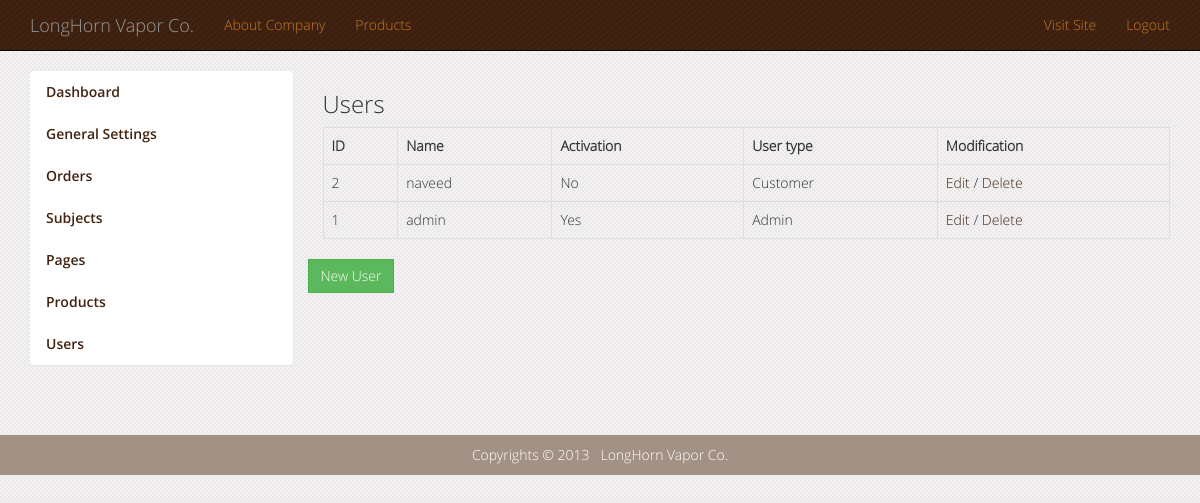
/admin/users_index.php (signed in), run on the app's committed database.
### tables this page shows
CREATE TABLE IF NOT EXISTS `site_options` (
  `id` int(11) NOT NULL AUTO_INCREMENT,
  `link` varchar(100) NOT NULL,
  `title` varchar(100) NOT NULL,
  `email` varchar(255) NOT NULL,
  `new_products` int(3) NOT NULL,
  `description` varchar(255) DEFAULT NULL,
  `welcome` text NOT NULL,
  `logo` varchar(100) NOT NULL,
  PRIMARY KEY (`id`)
);

CREATE TABLE IF NOT EXISTS `page_subjects` (
  `id` int(11) NOT NULL AUTO_INCREMENT,
  `parent_id` int(3) NOT NULL,
  `nav_id` int(11) NOT NULL,
  `position` int(3) NOT NULL,
  `name` varchar(50) NOT NULL,
  `content` text NOT NULL,
  `visible` tinyint(1) NOT NULL,
  PRIMARY KEY (`id`)
);

CREATE TABLE IF NOT EXISTS `users` (
  `id` int(25) NOT NULL AUTO_INCREMENT,
  `username` varchar(65) NOT NULL,
  `name` varchar(255) NOT NULL,
  `hashed_password` varchar(42) NOT NULL,
  `job` varchar(255) NOT NULL,
  `email` varchar(255) NOT NULL,
  `phone` varchar(20) NOT NULL,
  `mobile` varchar(20) NOT NULL,
  `fax` varchar(20) NOT NULL,
  `address` varchar(255) NOT NULL,
  `activation` tinyint(1) NOT NULL,
  `user_type` int(3) NOT NULL,
  `company_name` varchar(255) NOT NULL,
  `company_website` varchar(255) NOT NULL,
  `company_address` varchar(500) NOT NULL,
  `company_city` varchar(255) NOT NULL,
  `company_state` varchar(255) NOT NULL,
  `company_zip` int(20) NOT NULL,
  `company_country` varchar(255) NOT NULL,
  `company_years` varchar(15) NOT NULL,
  `company_started` varchar(15) NOT NULL,
  `company_tax` varchar(40) NOT NULL,
  PRIMARY KEY (`id`)
);

### includes/header_inc.php (called while the page is built, shortened)
<?php
	if(isset($_GET['subject'])){
		$sel_subject = get_subject_by_id($_GET['subject']);
	}else{
		$sel_subject = NULL;
	}
?>

### includes/session.php (called while the page is built, shortened)
<?php
	function logged_in() {
		return isset($_SESSION['user_id']);
	}
?>

### admin/includes/pagination.php (called while the page is built, shortened)
<?php
include('user_functions.php');
function pagination($per_page, $case, $cat = 0){
	$subject_index ='';
	$subj = (isset($_GET['pg'])) ? (int)$_GET['pg'] : 1;
	$start = ($subj - 1) * $per_page;
	switch ($case){
		case "users":
			$subject_set = get_users_for_admin(true);
			$query = mysql_query("SELECT * FROM users ORDER BY id DESC LIMIT $start,$per_page");
		break;
	}
	$subject_total = ceil(mysql_result($subject_set, 0) / $per_page);
	$value = array('query' => $query, 'index' => $subject_index);
	return $value;
}
?>

### admin/includes/user_functions.php (the view, shortened to what this page needs)
<?php
function get_users_for_admin($count = false){
	global $connection;
		if($count == true){
			$query = "SELECT COUNT(*) FROM users ORDER BY id ASC";
		}else {
			$query = "SELECT * FROM users ORDER BY id ASC";
		}
		$page_data = mysql_query($query, $connection);
	return $page_data;
}
function admin_user_index(){
	$pagination = pagination(15,'users');
	$subject_index = '<table class="table table-hover table-bordered">';
	$subject_index .= '<tr><th>ID</th><th>Name</th><th>Activation</th><th>User type</th><th>Modification</th></tr>';
	while($subject = mysql_fetch_array($pagination['query'])){
		$subject_index .= '<tr>';
		$subject_index .= '<td>' . $subject['id'] . '</td>';
		$subject_index .= '<td>' . $subject['username'] . '</td>';
		if($subject['activation'] == 1){
			$subject_index .= '<td>Yes</td>';
		}else{
			$subject_index .= '<td>No</td>';
		}
		if($subject['user_type'] == 1){
			$subject_index .= '<td>Admin</td>';
		}elseif($subject['user_type'] == 2){
			$subject_index .= '<td>Customer</td>';
		}else{
			$subject_index .= '<td>'. $subject['user_type'] .'</td>';
		}
		$subject_index .= '<td><a href="'. site_options('link') .'admin/edit_user.php?user='. $subject['id'] .'">Edit </a>';
		$alert = "'Are you sure you want to delete this page?'";
		$subject_index .= '/&nbsp;<a href="'. site_options('link') .'admin/delete_user.php?user='. $subject['id'] .'" onclick="return confirm('.$alert.');">Delete</a></td>';
		$subject_index .= '</tr>';
	}
	$subject_index .= '</table>';
			$subject_index .= $pagination['index'];
	return $subject_index;
}
?>

### includes/admin_header.php (shortened to what this page needs)
<?php
require_once("connection.php");
require_once("session.php");
require_once("functions.php");
require_once("header_inc.php");
?>
<!DOCTYPE html>
<html lang="en">
  <head>
    <link href="<?php echo site_options('link'); ?>/css/stylesheet.css" rel="stylesheet">
  </head>
  <body>
<nav class="navbar navbar-inverse navbar-static-top" role="navigation">
  <div class="container">
  <div class="navbar-header">
    <a class="navbar-brand" href="#"><?php echo site_options('title'); ?></a>
  </div>
  <div class="collapse navbar-collapse" id="bs-example-navbar-collapse-1">
	<ul class="nav navbar-nav">
			<?php get_navigation(2, 'top'); ?>
    </ul>
    <ul class="nav navbar-nav navbar-right">
      <li><a href="<?php echo site_options('link'); ?>/index.php">Visit Site</a></li>
	  <li><?php if(logged_in()){ ?>
	  <a href="<?php echo site_options('link'); ?>/logout.php">Logout</a>
	  <?php } else {?>
	  <a href="<?php echo site_options('link'); ?>/login.php">Login</a>
	  <?php }?>
	  </li>
    </ul>
	</div>
  </div>
</nav>
	<div class="container">

### includes/functions.php (shortened to what this page needs)
<?php
function site_options($option){
	global $connection;
	$query = "SELECT * FROM site_options";
	$options = mysql_query($query, $connection);
	while($opt = mysql_fetch_array($options)){
		if($option == 'link'
		|| $option == 'title'
		|| $option == 'description'
		|| $option == 'logo'
		|| $option == 'welcome'
		|| $option == 'new_products'
		|| $option == 'email'){
			return $opt[$option];
		}else{
			return NULL;
		}
	}
}
function get_navigation($nav_id, $nav){
	global $sel_subject;
	$subject_parent = get_main_subjects('parent');
	if($nav == 'sidebar'){
		while($subject = mysql_fetch_array($subject_parent)){
			if($subject['nav_id'] == $nav_id){
				echo '<li class="list-group-item  no-padding';
				if($subject['id'] == $sel_subject['id']){
					echo ' active">';
				}else {echo '">';}
				$link	=	'<a href="'. site_options('link') .'content.php?subject=' . urlencode($subject['id']) . '">';
				$link	.=	$subject['name'];
				$link	.=	'</a>';
				echo $link;
				echo '<ul>';
					$subject_child = get_main_subjects('child');
					while($child = mysql_fetch_array($subject_child)){
						if($subject['id'] == $sel_subject['id'] && $subject['id'] == $child['parent_id']){
							$link	=	'<li><a ';
							$link	.=	'href="'. site_options('link') .'content.php?subject=' . urlencode($subject['id']) . '&child=' . urlencode($child['id']) . '">';
							$link	.=	$child['name'];
							$link	.=	'</a>';
							echo $link;
							echo '</li>';
						}
					}
					echo '</ul>';
				echo '</li>';
			}
		}
	}
	elseif($nav == 'top'){
		while($subject = mysql_fetch_array($subject_parent)){
			if($subject['nav_id'] == $nav_id){
				echo '<li>';
				if($subject['id'] == $sel_subject['id']){
					echo '<li class="active">';
				}else{
					echo '<li>';
				}
				$link	=	'<a href="'. site_options('link') .'content.php?subject=' . urlencode($subject['id']) . '">';
				$link	.=	$subject['name'];
				$link	.=	'</a>';
				echo $link;
			echo '</li>';
			}
		}
	}
	else{
		echo '<li><a href="#">No Slot Selected</a></li>';
	}
}
function get_main_subjects($case){
	global $connection;
		switch($case){
			case'parent':
				$query = "SELECT * FROM page_subjects WHERE visible = 1 AND parent_id = 0 ORDER BY position ASC";
				break;
		}
		$subject = mysql_query($query, $connection);
	return $subject;
}
?>

### includes/footer.php (shortened to what this page needs)
	</div>
	<footer>
		<div class="copyrights">Copyrights &copy; 2013 &nbsp; <?php echo site_options('title'); ?></div>
	</footer>
  </body>
</html>

### css/style.css (style rules this page uses)
body { font-family: 'open_sanslight'!important; background: url(../images/bg.png) repeat; }
.copyrights { height: 40px; width: 100%; text-align: center; background-color: #a49186; color: #FFF; padding: 10px 0; margin-top: 50px; }

### data on the page
site_options: title "LongHorn Vapor Co."
page_subjects: link "About Company"
page_subjects: link "Products"
users: id "2", username "naveed", activation "No", user_type "Customer"
users: id "1", username "admin", activation "Yes", user_type "Admin"
